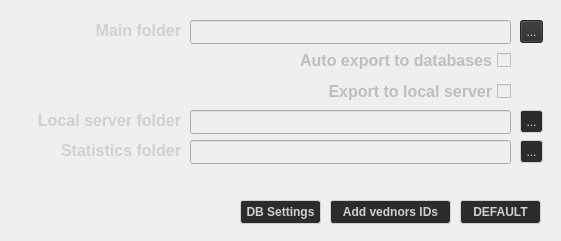
       <widget class="QWidget" name="widget_db_others" native="true">
        <property name="geometry">
         <rect>
          <x>0</x>
          <y>170</y>
          <width>561</width>
          <height>241</height>
         </rect>
        </property>
        <property name="layoutDirection">
         <enum>Qt::LeftToRight</enum>
        </property>
        <property name="styleSheet">
         <string notr="true">background-color: rgba(0, 0, 0,255
);</string>
        </property>
        <widget class="QPushButton" name="default_btn">
         <property name="enabled">
          <bool>false</bool>
         </property>
         <property name="geometry">
          <rect>
           <x>460</x>
           <y>200</y>
           <width>81</width>
           <height>24</height>
          </rect>
         </property>
         <property name="font">
          <font>
           <bold>true</bold>
          </font>
         </property>
         <property name="styleSheet">
          <string notr="true">border: 1px solid gray;
border-color:rgb(208,208,208);
border-radius: 3px;
color: rgb(208, 208, 208);
background-color: rgb(44, 44, 44);</string>
         </property>
         <property name="text">
          <string>DEFAULT</string>
         </property>
        </widget>
        <widget class="QPushButton" name="db_btn">
         <property name="enabled">
          <bool>false</bool>
         </property>
         <property name="geometry">
          <rect>
           <x>240</x>
           <y>200</y>
           <width>81</width>
           <height>24</height>
          </rect>
         </property>
         <property name="font">
          <font>
           <bold>true</bold>
          </font>
         </property>
         <property name="styleSheet">
          <string notr="true">border: 1px solid gray;
border-color:rgb(208,208,208);
border-radius: 3px;
color: rgb(208, 208, 208);
background-color: rgb(44, 44, 44);</string>
         </property>
         <property name="text">
          <string>DB Settings</string>
         </property>
        </widget>
        <widget class="QPushButton" name="vendors_btn">
         <property name="enabled">
          <bool>false</bool>
         </property>
         <property name="geometry">
          <rect>
           <x>330</x>
           <y>200</y>
           <width>121</width>
           <height>24</height>
          </rect>
         </property>
         <property name="font">
          <font>
           <bold>true</bold>
          </font>
         </property>
         <property name="styleSheet">
          <string notr="true">border: 1px solid gray;
border-color:rgb(208,208,208);
border-radius: 3px;
color: rgb(208, 208, 208);
background-color: rgb(44, 44, 44);</string>
         </property>
         <property name="text">
          <string>Add vednors IDs</string>
         </property>
        </widget>
        <widget class="QLabel" name="settings_main_folder_label">
         <property name="geometry">
          <rect>
           <x>30</x>
           <y>10</y>
           <width>151</width>
           <height>41</height>
          </rect>
         </property>
         <property name="font">
          <font>
           <pointsize>12</pointsize>
           <bold>true</bold>
          </font>
         </property>
         <property name="layoutDirection">
          <enum>Qt::LeftToRight</enum>
         </property>
         <property name="styleSheet">
          <string notr="true">color: rgb(208, 208, 208);</string>
         </property>
         <property name="text">
          <string>Main folder</string>
         </property>
         <property name="alignment">
          <set>Qt::AlignRight|Qt::AlignTrailing|Qt::AlignVCenter</set>
         </property>
        </widget>
        <widget class="QLineEdit" name="main_folder_line">
         <property name="enabled">
          <bool>false</bool>
         </property>
         <property name="geometry">
          <rect>
           <x>190</x>
           <y>20</y>
           <width>321</width>
           <height>24</height>
          </rect>
         </property>
         <property name="styleSheet">
          <string notr="true">color: rgb(208, 208, 208);</string>
         </property>
        </widget>
        <widget class="QToolButton" name="main_folder_btn">
         <property name="enabled">
          <bool>false</bool>
         </property>
         <property name="geometry">
          <rect>
           <x>520</x>
           <y>20</y>
           <width>23</width>
           <height>23</height>
          </rect>
         </property>
         <property name="styleSheet">
          <string notr="true">color: rgb(208, 208, 208);
border-color: rgb(208, 208, 208);
background-color: rgb(44, 44, 44);</string>
         </property>
         <property name="text">
          <string>...</string>
         </property>
        </widget>
        <widget class="QToolButton" name="calib_databse_export_btn">
         <property name="enabled">
          <bool>false</bool>
         </property>
         <property name="geometry">
          <rect>
           <x>520</x>
           <y>110</y>
           <width>23</width>
           <height>23</height>
          </rect>
         </property>
         <property name="styleSheet">
          <string notr="true">border: 1px solid gray;
border-color:rgb(208,208,208);
border-radius: 3px;
color: rgb(208, 208, 208);
background-color: rgb(44, 44, 44);</string>
         </property>
         <property name="text">
          <string>...</string>
         </property>
        </widget>
        <widget class="QLineEdit" name="calib_database_export_folder_line">
         <property name="enabled">
          <bool>false</bool>
         </property>
         <property name="geometry">
          <rect>
           <x>190</x>
           <y>110</y>
           <width>321</width>
           <height>24</height>
          </rect>
         </property>
         <property name="styleSheet">
          <string notr="true">color: rgb(208, 208, 208);</string>
         </property>
        </widget>
        <widget class="QLabel" name="settings_calib_export_label_2">
         <property name="geometry">
          <rect>
           <x>10</x>
           <y>100</y>
           <width>171</width>
           <height>41</height>
          </rect>
         </property>
         <property name="font">
          <font>
           <pointsize>12</pointsize>
           <bold>true</bold>
          </font>
         </property>
         <property name="layoutDirection">
          <enum>Qt::LeftToRight</enum>
         </property>
         <property name="styleSheet">
          <string notr="true">color: rgb(208, 208, 208);</string>
         </property>
         <property name="text">
          <string>Local server folder</string>
         </property>
         <property name="alignment">
          <set>Qt::AlignRight|Qt::AlignTrailing|Qt::AlignVCenter</set>
         </property>
        </widget>
        <widget class="QToolButton" name="calib_statistics_btn">
         <property name="enabled">
          <bool>false</bool>
         </property>
         <property name="geometry">
          <rect>
           <x>520</x>
           <y>140</y>
           <width>23</width>
           <height>23</height>
          </rect>
         </property>
         <property name="styleSheet">
          <string notr="true">border: 1px solid gray;
border-color:rgb(208,208,208);
border-radius: 3px;
color: rgb(208, 208, 208);
background-color: rgb(44, 44, 44);</string>
         </property>
         <property name="text">
          <string>...</string>
         </property>
        </widget>
        <widget class="QLabel" name="settings_calib_export_label_3">
         <property name="geometry">
          <rect>
           <x>10</x>
           <y>130</y>
           <width>171</width>
           <height>41</height>
          </rect>
         </property>
         <property name="font">
          <font>
           <pointsize>12</pointsize>
           <bold>true</bold>
          </font>
         </property>
         <property name="layoutDirection">
          <enum>Qt::LeftToRight</enum>
         </property>
         <property name="styleSheet">
          <string notr="true">color: rgb(208, 208, 208);</string>
         </property>
         <property name="text">
          <string>Statistics folder</string>
         </property>
         <property name="alignment">
          <set>Qt::AlignRight|Qt::AlignTrailing|Qt::AlignVCenter</set>
         </property>
        </widget>
        <widget class="QLineEdit" name="calib_statistics_folder_line">
         <property name="enabled">
          <bool>false</bool>
         </property>
         <property name="geometry">
          <rect>
           <x>190</x>
           <y>140</y>
           <width>321</width>
           <height>24</height>
          </rect>
         </property>
         <property name="styleSheet">
          <string notr="true">color: rgb(208, 208, 208);</string>
         </property>
        </widget>
        <widget class="QCheckBox" name="check_export_to_loc_server">
         <property name="enabled">
          <bool>false</bool>
         </property>
         <property name="geometry">
          <rect>
           <x>190</x>
           <y>80</y>
           <width>321</width>
           <height>22</height>
          </rect>
         </property>
         <property name="font">
          <font>
           <pointsize>12</pointsize>
           <bold>true</bold>
          </font>
         </property>
         <property name="layoutDirection">
          <enum>Qt::RightToLeft</enum>
         </property>
         <property name="text">
          <string>Export to local server</string>
         </property>
        </widget>
        <widget class="QCheckBox" name="check_auto_export">
         <property name="enabled">
          <bool>false</bool>
         </property>
         <property name="geometry">
          <rect>
           <x>190</x>
           <y>50</y>
           <width>321</width>
           <height>21</height>
          </rect>
         </property>
         <property name="font">
          <font>
           <pointsize>12</pointsize>
           <bold>true</bold>
          </font>
         </property>
         <property name="layoutDirection">
          <enum>Qt::RightToLeft</enum>
         </property>
         <property name="text">
          <string>Auto export to databases</string>
         </property>
        </widget>
       </widget>
